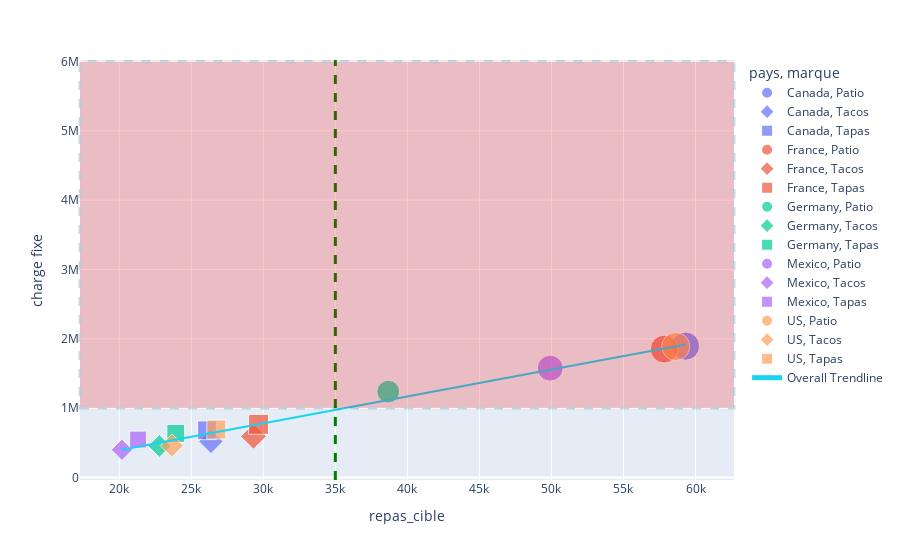

Source (notebook cell):
### Code cell
# Je trace un graphique pour illustrer la zone de profit
fig = px.scatter(df_rest_cible, x="repas_cible", y="charge fixe", symbol="marque", color="pays", size = 'repas_cible', trendline="ols", trendline_scope ="overall", hover_data =["pays"])
fig.add_vline(x=35000, line_width=3, line_dash="dash", line_color="green")
fig.add_hrect(y0=1000000, y1=6000000, line_width=3, line_dash="dash", fillcolor="red", opacity=0.2)
fig.show()

### Figure 1 — Plotly figure (JSON) as saved in the notebook; plotly's stock layout.template omitted (floating-point values rounded to 4 significant figures)
{"data": [{"customdata": [["Canada"]], "hovertemplate": "pays=%{customdata[0]}<br>marque=Patio<br>repas_cible=%{marker.size}<br>charge fixe=%{y}<extra></extra>", "legendgroup": "Canada, Patio", "marker": {"color": "#636efa", "size": [59300.0], "sizemode": "area", "sizeref": 148.3, "symbol": "circle"}, "mode": "markers", "name": "Canada, Patio", "orientation": "v", "showlegend": true, "type": "scatter", "x": [59300.0], "xaxis": "x", "y": [1894480], "yaxis": "y"}, {"customdata": [["Canada"]], "hovertemplate": "pays=%{customdata[0]}<br>marque=Tacos<br>repas_cible=%{marker.size}<br>charge fixe=%{y}<extra></extra>", "legendgroup": "Canada, Tacos", "marker": {"color": "#636efa", "size": [26370.0], "sizemode": "area", "sizeref": 148.3, "symbol": "diamond"}, "mode": "markers", "name": "Canada, Tacos", "orientation": "v", "showlegend": true, "type": "scatter", "x": [26370.0], "xaxis": "x", "y": [520159], "yaxis": "y"}, {"customdata": [["Canada"]], "hovertemplate": "pays=%{customdata[0]}<br>marque=Tapas<br>repas_cible=%{marker.size}<br>charge fixe=%{y}<extra></extra>", "legendgroup": "Canada, Tapas", "marker": {"color": "#636efa", "size": [26090.0], "sizemode": "area", "sizeref": 148.3, "symbol": "square"}, "mode": "markers", "name": "Canada, Tapas", "orientation": "v", "showlegend": true, "type": "scatter", "x": [26090.0], "xaxis": "x", "y": [680265], "yaxis": "y"}, {"customdata": [["France"]], "hovertemplate": "pays=%{customdata[0]}<br>marque=Patio<br>repas_cible=%{marker.size}<br>charge fixe=%{y}<extra></extra>", "legendgroup": "France, Patio", "marker": {"color": "#EF553B", "size": [57830.0], "sizemode": "area", "sizeref": 148.3, "symbol": "circle"}, "mode": "markers", "name": "France, Patio", "orientation": "v", "showlegend": true, "type": "scatter", "x": [57830.0], "xaxis": "x", "y": [1851167], "yaxis": "y"}, {"customdata": [["France"]], "hovertemplate": "pays=%{customdata[0]}<br>marque=Tacos<br>repas_cible=%{marker.size}<br>charge fixe=%{y}<extra></extra>", "legendgroup": "France, Tacos", "marker": {"color": "#EF553B", "size": [29320.0], "sizemode": "area", "sizeref": 148.3, "symbol": "diamond"}, "mode": "markers", "name": "France, Tacos", "orientation": "v", "showlegend": true, "type": "scatter", "x": [29320.0], "xaxis": "x", "y": [592347], "yaxis": "y"}, {"customdata": [["France"]], "hovertemplate": "pays=%{customdata[0]}<br>marque=Tapas<br>repas_cible=%{marker.size}<br>charge fixe=%{y}<extra></extra>", "legendgroup": "France, Tapas", "marker": {"color": "#EF553B", "size": [29670.0], "sizemode": "area", "sizeref": 148.3, "symbol": "square"}, "mode": "markers", "name": "France, Tapas", "orientation": "v", "showlegend": true, "type": "scatter", "x": [29670.0], "xaxis": "x", "y": [766368], "yaxis": "y"}, {"customdata": [["Germany"]], "hovertemplate": "pays=%{customdata[0]}<br>marque=Patio<br>repas_cible=%{marker.size}<br>charge fixe=%{y}<extra></extra>", "legendgroup": "Germany, Patio", "marker": {"color": "#00cc96", "size": [38670.0], "sizemode": "area", "sizeref": 148.3, "symbol": "circle"}, "mode": "markers", "name": "Germany, Patio", "orientation": "v", "showlegend": true, "type": "scatter", "x": [38670.0], "xaxis": "x", "y": [1237087], "yaxis": "y"}, {"customdata": [["Germany"]], "hovertemplate": "pays=%{customdata[0]}<br>marque=Tacos<br>repas_cible=%{marker.size}<br>charge fixe=%{y}<extra></extra>", "legendgroup": "Germany, Tacos", "marker": {"color": "#00cc96", "size": [22790.0], "sizemode": "area", "sizeref": 148.3, "symbol": "diamond"}, "mode": "markers", "name": "Germany, Tacos", "orientation": "v", "showlegend": true, "type": "scatter", "x": [22790.0], "xaxis": "x", "y": [453999], "yaxis": "y"}, {"customdata": [["Germany"]], "hovertemplate": "pays=%{customdata[0]}<br>marque=Tapas<br>repas_cible=%{marker.size}<br>charge fixe=%{y}<extra></extra>", "legendgroup": "Germany, Tapas", "marker": {"color": "#00cc96", "size": [23920.0], "sizemode": "area", "sizeref": 148.3, "symbol": "square"}, "mode": "markers", "name": "Germany, Tapas", "orientation": "v", "showlegend": true, "type": "scatter", "x": [23920.0], "xaxis": "x", "y": [634257], "yaxis": "y"}, {"customdata": [["Mexico"]], "hovertemplate": "pays=%{customdata[0]}<br>marque=Patio<br>repas_cible=%{marker.size}<br>charge fixe=%{y}<extra></extra>", "legendgroup": "Mexico, Patio", "marker": {"color": "#ab63fa", "size": [49910.0], "sizemode": "area", "sizeref": 148.3, "symbol": "circle"}, "mode": "markers", "name": "Mexico, Patio", "orientation": "v", "showlegend": true, "type": "scatter", "x": [49910.0], "xaxis": "x", "y": [1575849], "yaxis": "y"}, {"customdata": [["Mexico"]], "hovertemplate": "pays=%{customdata[0]}<br>marque=Tacos<br>repas_cible=%{marker.size}<br>charge fixe=%{y}<extra></extra>", "legendgroup": "Mexico, Tacos", "marker": {"color": "#ab63fa", "size": [20190.0], "sizemode": "area", "sizeref": 148.3, "symbol": "diamond"}, "mode": "markers", "name": "Mexico, Tacos", "orientation": "v", "showlegend": true, "type": "scatter", "x": [20190.0], "xaxis": "x", "y": [399042], "yaxis": "y"}, {"customdata": [["Mexico"]], "hovertemplate": "pays=%{customdata[0]}<br>marque=Tapas<br>repas_cible=%{marker.size}<br>charge fixe=%{y}<extra></extra>", "legendgroup": "Mexico, Tapas", "marker": {"color": "#ab63fa", "size": [21310.0], "sizemode": "area", "sizeref": 148.3, "symbol": "square"}, "mode": "markers", "name": "Mexico, Tapas", "orientation": "v", "showlegend": true, "type": "scatter", "x": [21310.0], "xaxis": "x", "y": [546669], "yaxis": "y"}, {"customdata": [["US"]], "hovertemplate": "pays=%{customdata[0]}<br>marque=Patio<br>repas_cible=%{marker.size}<br>charge fixe=%{y}<extra></extra>", "legendgroup": "US, Patio", "marker": {"color": "#FFA15A", "size": [58620.0], "sizemode": "area", "sizeref": 148.3, "symbol": "circle"}, "mode": "markers", "name": "US, Patio", "orientation": "v", "showlegend": true, "type": "scatter", "x": [58620.0], "xaxis": "x", "y": [1889150], "yaxis": "y"}, {"customdata": [["US"]], "hovertemplate": "pays=%{customdata[0]}<br>marque=Tacos<br>repas_cible=%{marker.size}<br>charge fixe=%{y}<extra></extra>", "legendgroup": "US, Tacos", "marker": {"color": "#FFA15A", "size": [23650.0], "sizemode": "area", "sizeref": 148.3, "symbol": "diamond"}, "mode": "markers", "name": "US, Tacos", "orientation": "v", "showlegend": true, "type": "scatter", "x": [23650.0], "xaxis": "x", "y": [458702], "yaxis": "y"}, {"customdata": [["US"]], "hovertemplate": "pays=%{customdata[0]}<br>marque=Tapas<br>repas_cible=%{marker.size}<br>charge fixe=%{y}<extra></extra>", "legendgroup": "US, Tapas", "marker": {"color": "#FFA15A", "size": [26740.0], "sizemode": "area", "sizeref": 148.3, "symbol": "square"}, "mode": "markers", "name": "US, Tapas", "orientation": "v", "showlegend": true, "type": "scatter", "x": [26740.0], "xaxis": "x", "y": [692145], "yaxis": "y"}, {"hovertemplate": "<b>OLS trendline</b><br>charge fixe = 38.8567 * repas_cible + -386381<br>R<sup>2</sup>=0.981177<br><br>repas_cible=%{x}<br>charge fixe=%{y} <b>(trend)</b><extra></extra>", "legendgroup": "Overall Trendline", "line": {"color": "#19d3f3"}, "mode": "lines", "name": "Overall Trendline", "showlegend": true, "type": "scatter", "x": [20190.0, 21310.0, 22790.0, 23650.0, 23920.0, 26090.0, 26370.0, 26740.0, 29320.0, 29670.0, 38670.0, 49910.0, 57830.0, 58620.0, 59300.0], "xaxis": "x", "y": [398000.0, 441600.0, 499100.0, 532700.0, 543200.0, 627300.0, 638100.0, 652700.0, 752700.0, 766500.0, 1116000.0, 1553000.0, 1861000.0, 1892000.0, 1918000.0], "yaxis": "y"}], "layout": {"legend": {"itemsizing": "constant", "title": {"text": "pays, marque"}, "tracegroupgap": 0}, "margin": {"t": 60}, "shapes": [{"line": {"color": "green", "dash": "dash", "width": 3}, "type": "line", "x0": 35000, "x1": 35000, "xref": "x", "y0": 0, "y1": 1, "yref": "y domain"}, {"fillcolor": "red", "line": {"dash": "dash", "width": 3}, "opacity": 0.2, "type": "rect", "x0": 0, "x1": 1, "xref": "x domain", "y0": 1000000, "y1": 6000000, "yref": "y"}], "xaxis": {"anchor": "y", "domain": [0, 1], "title": {"text": "repas_cible"}}, "yaxis": {"anchor": "x", "domain": [0, 1], "title": {"text": "charge fixe"}}}}
